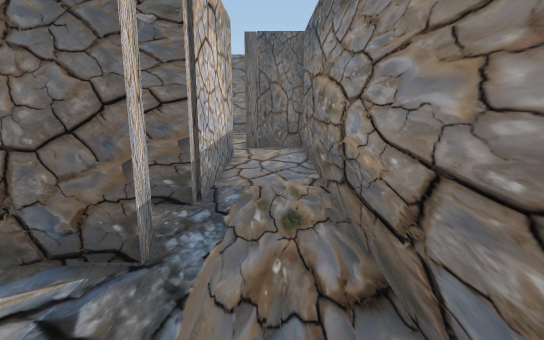
view 1 (above)

13 first-person views from a walk through a Unity game level. The camera is 1.2 m above the floor, tilts 12° down and sees 80° across. The floor is counted in squares, 0.57 m on a side. Each view is taken from the middle of a square. On the plan, view 1 faces up. The plan holds only what a view shows up to about 18 squares ahead; the rest is blank. The place goes on beyond the plan. The player character is not drawn. Some animated figures are left out.

view 2
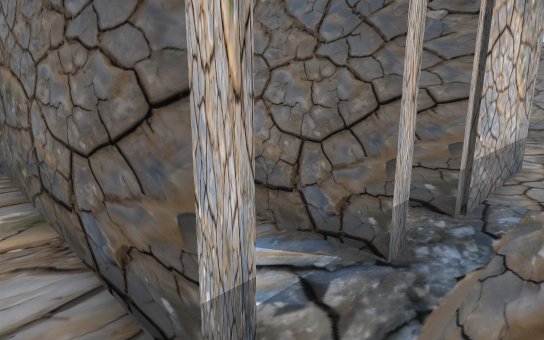

view 3
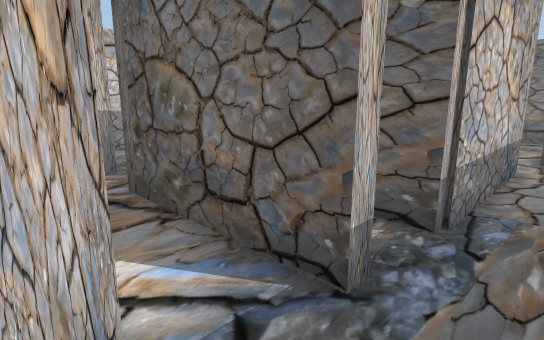

view 4
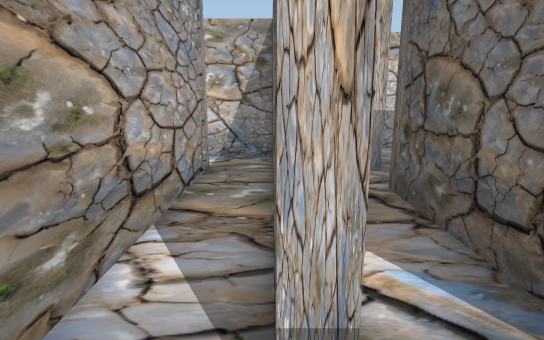

view 5
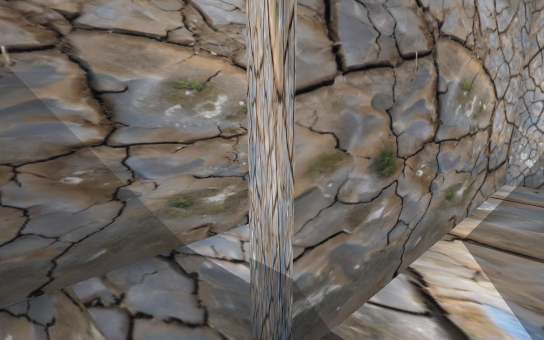

view 6
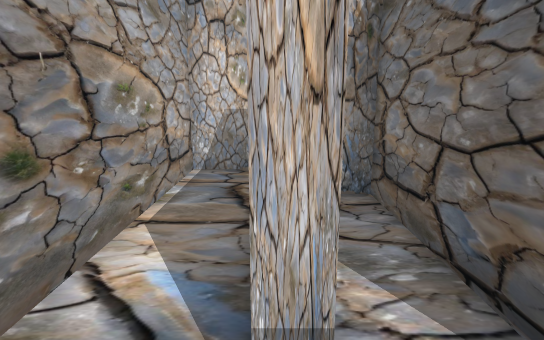

view 7
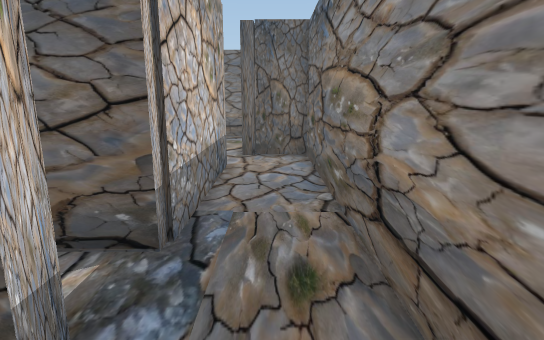

view 8
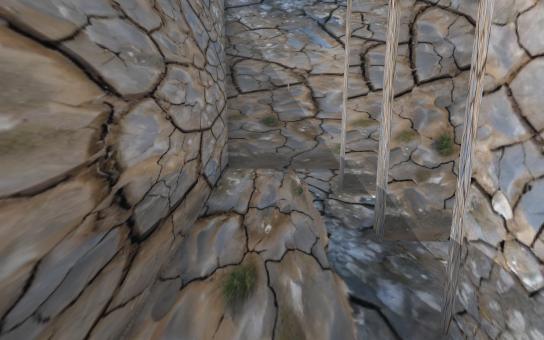

view 9
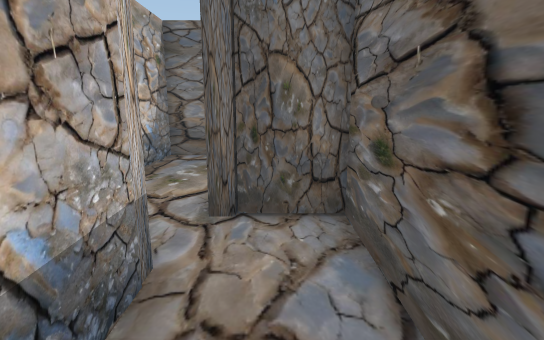

view 10
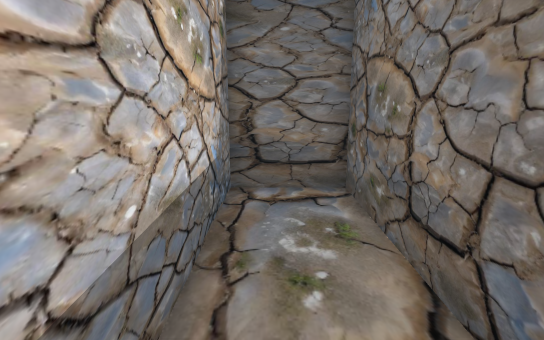

view 11
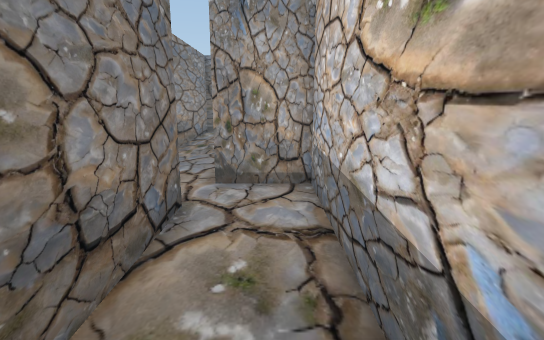

view 12
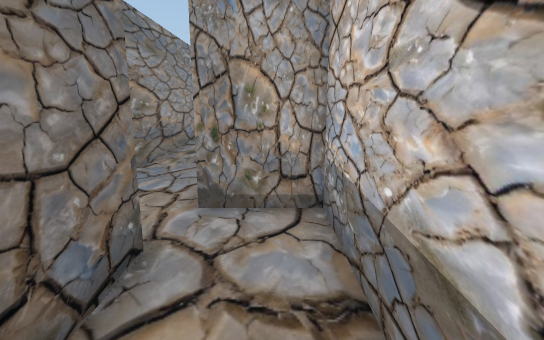

view 13
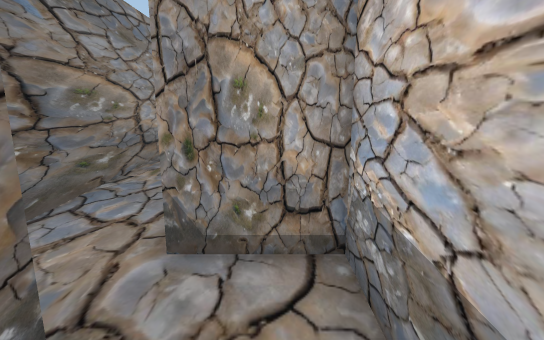

### Floor plan
Points are (right, up) in squares from view 1. A wall is a line through its corners. A room is listed if a view was taken in it or the views show most of it. See-through windows are left out.
Room 1 (views 1, 2, 3, 4, 7)
walls: (-10.2, -1.1) (1.4, -1.1) (1.4, 2.4); (-1.7, 1.5) (-1.7, 1) (-12.5, 1) (-12.5, -1.5)
ways out: opening at (-0.5, 1.5) to room 2
Room 2 (views 5, 6)
walls: (-1.7, 4.4) (-1.7, 3.9) (-7.8, 3.9); (1.4, 2.4) (1.4, 4.6); (-10, 3.5) (-10, 1.5) (-1.7, 1.5)
ways out: opening at (-0.5, 1.5) to room 1; opening at (-0.5, 4) to room 3; opening at (-9, 4)
Room 3 (views 8, 9)
walls: (-1.7, 6.8) (-1.7, 6.3) (-7.2, 6.3); (1.4, 4.6) (1.4, 14.8) (-1.2, 14.8); (-2.8, 4.4) (-1.7, 4.4); (-1.5, 12.8) (-1.5, 6.6)
ways out: opening at (-0.5, 4) to room 2; opening at (-1, 14) to room 4
Room 4 (views 10, 11, 12, 13)
walls: (-1.2, 14.8) (-1.2, 21.8) (-4, 21.8) (-4, 12.8) (-1.5, 12.8)
ways out: opening at (-1, 14) to room 3

Where each view was taken, in squares from view 1:
view 1: 0 up, 0 right, facing up
view 2: 0 up, 0 right, facing up-left
view 3: 1 up, 0 right, facing up-left
view 4: 1 up, 0 right, facing left
view 5: 3 up, 0 right, facing down-left
view 6: 4 up, 0 right, facing left
view 7: 2 up, 0 right, facing up
view 8: 9 up, 0 right, facing down
view 9: 9 up, 0 right, facing up
view 10: 14 up, 3 left, facing up
view 11: 21 up, 3 left, facing down
view 12: 19 up, 3 left, facing down
view 13: 17 up, 3 left, facing down
